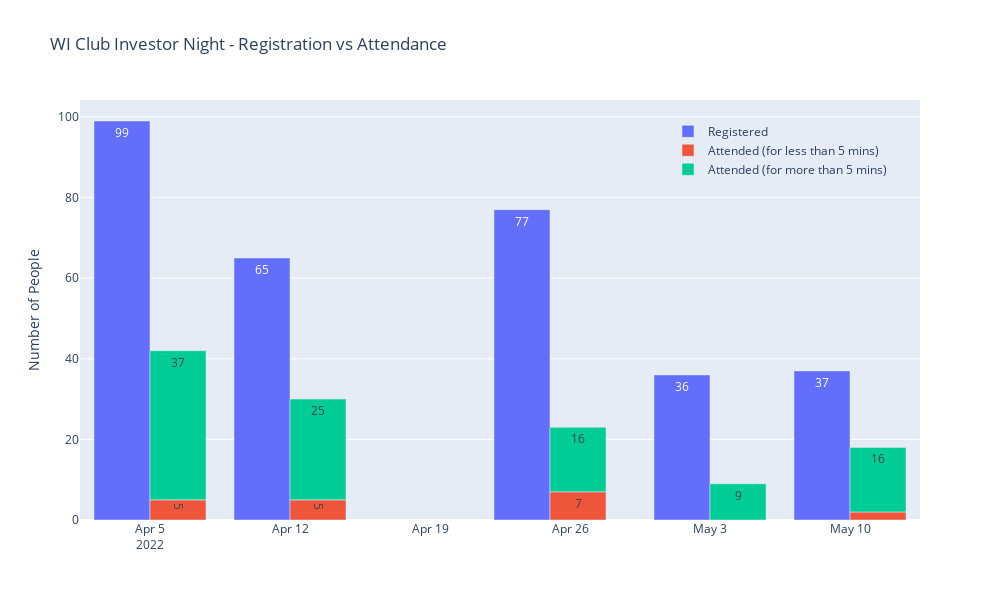

Write notebook code for a chart like this one.
### Code cell
barchart = go.Figure(data=[
    go.Bar(
        name='Registered', 
        x=reg_att_data['Event Date'], 
        y=reg_att_data['Registered'],
        text=reg_att_data['Registered'],
        offsetgroup=0,
#         marker_color='rgb(54, 28, 84)'
    ),
    
    go.Bar(
        name='Attended (for less than 5 mins)', 
        x=reg_att_data['Event Date'], 
        y=reg_att_data['Attended (for less than 5 mins)'],
        text=reg_att_data['Attended (for less than 5 mins)'],
        offsetgroup=1,
#         marker_color='rgb(213, 189, 147)'
    ),
    
    go.Bar(
        name='Attended (for more than 5 mins)', 
        x=reg_att_data['Event Date'], 
        y=reg_att_data['Attended (for more than 5 mins)'],
        text=reg_att_data['Attended (for more than 5 mins)'],
        offsetgroup=1,
        base=reg_att_data['Attended (for less than 5 mins)'],
#         marker_color='rgb(118, 92, 46)'
    )
])

# Change the bar mode
barchart.update_layout(
        title="WI Club Investor Night - Registration vs Attendance",
        yaxis_title="Number of People",
        width=1000,
        height=600,
        legend=dict(
        x=0.7,
        y=0.96,
        bgcolor='rgba(255, 255, 255, 0)', # transparent legend background
        bordercolor='rgba(255, 255, 255, 0)' # transparent legend borders
    )
    )
barchart.show()

### Figure 1 — Plotly figure (JSON) as saved in the notebook; plotly's stock layout.template omitted (floating-point values rounded to 4 significant figures)
{"data": [{"name": "Registered", "offsetgroup": "0", "text": [99, 65, 77, 36, 37], "type": "bar", "x": ["2022-04-05T00:00:00", "2022-04-12T00:00:00", "2022-04-25T00:00:00", "2022-05-03T00:00:00", "2022-05-10T00:00:00"], "y": [99, 65, 77, 36, 37]}, {"name": "Attended (for less than 5 mins)", "offsetgroup": "1", "text": [5, 5, 7, 0, 2], "type": "bar", "x": ["2022-04-05T00:00:00", "2022-04-12T00:00:00", "2022-04-25T00:00:00", "2022-05-03T00:00:00", "2022-05-10T00:00:00"], "y": [5, 5, 7, 0, 2]}, {"base": [5, 5, 7, 0, 2], "name": "Attended (for more than 5 mins)", "offsetgroup": "1", "text": [37, 25, 16, 9, 16], "type": "bar", "x": ["2022-04-05T00:00:00", "2022-04-12T00:00:00", "2022-04-25T00:00:00", "2022-05-03T00:00:00", "2022-05-10T00:00:00"], "y": [37, 25, 16, 9, 16]}], "layout": {"height": 600, "legend": {"bgcolor": "rgba(255, 255, 255, 0)", "bordercolor": "rgba(255, 255, 255, 0)", "x": 0.7, "y": 0.96}, "title": {"text": "WI Club Investor Night - Registration vs Attendance"}, "width": 1000, "yaxis": {"title": {"text": "Number of People"}}}}
